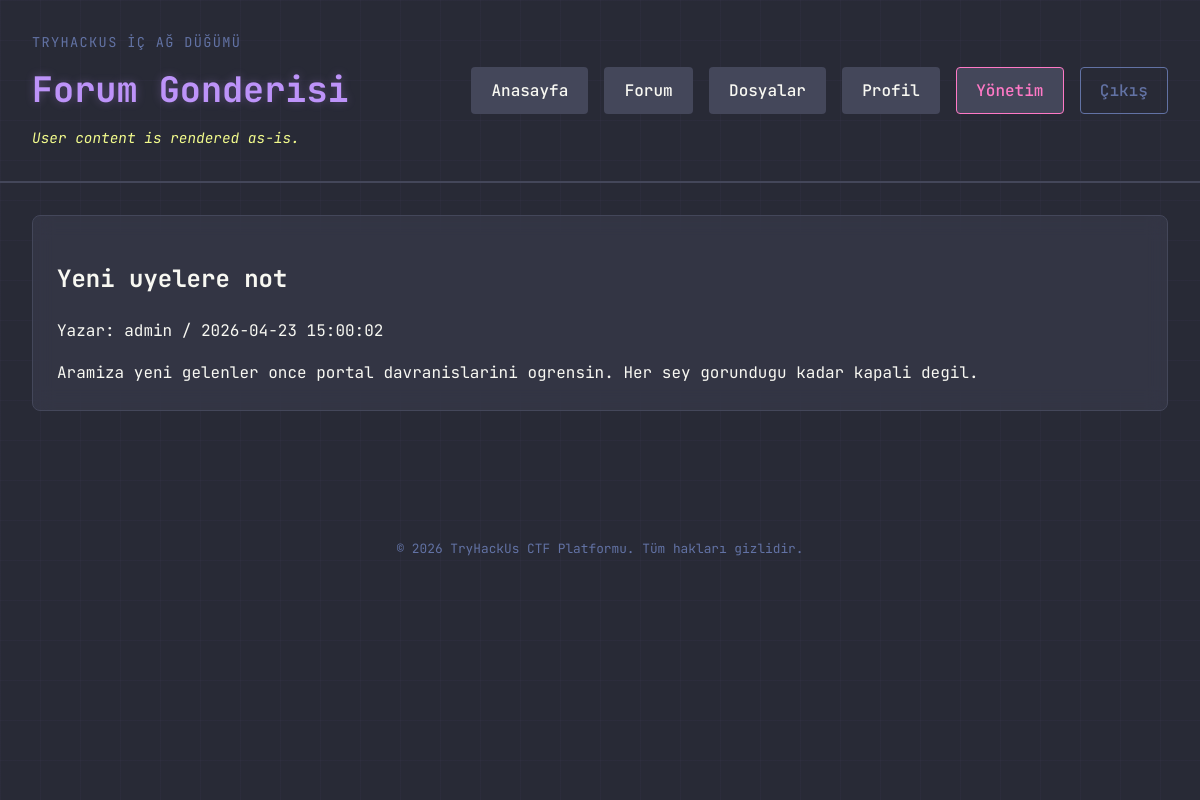
Screenshot of /forum_post.php?id=1 (signed in) with the database file from the repository.
### tables this page shows
CREATE TABLE posts (
  id INT AUTO_INCREMENT PRIMARY KEY,
  user_id INT,
  title VARCHAR(200),
  content TEXT,
  created_at TIMESTAMP DEFAULT CURRENT_TIMESTAMP
);

CREATE TABLE users (
  id INT AUTO_INCREMENT PRIMARY KEY,
  username VARCHAR(50) UNIQUE,
  password VARCHAR(255),
  email VARCHAR(100),
  role ENUM('member','moderator','admin') DEFAULT 'member',
  bio TEXT,
  token VARCHAR(255),
  created_at TIMESTAMP DEFAULT CURRENT_TIMESTAMP
);

### forum_post.php (the view, shortened to what this page needs)
<?php
require_once __DIR__ . '/includes/functions.php';
$id = (int) ($_GET['id'] ?? 0);
$stmt = $pdo->prepare('SELECT posts.*, users.username FROM posts LEFT JOIN users ON users.id = posts.user_id WHERE posts.id = ? LIMIT 1');
$stmt->execute([$id]);
$post = $stmt->fetch();
?>
<section class="content-band">
    <article class="panel">
        <?php if (!$post): ?>
            <div class="alert">Gonderi bulunamadi.</div>
        <?php else: ?>
            <h2><?= e($post['title']); ?></h2>
            <p class="muted">Yazar: <?= e($post['username']); ?> / <?= e($post['created_at']); ?></p>
            <div class="forum-body"><?= $post['content']; ?></div>
        <?php endif; ?>
    </article>
</section>

### static/css/style.css (style rules this page uses)
:root { --background: #282a36; --current-line: #44475a; --selection: #44475a; --foreground: #f8f8f2; --comment: #6272a4; --cyan: #8be9fd; --green: #50fa7b; --orange: #ffb86c; --pink: #ff79c6; --purple: #bd93f9; --red: #ff5555; --yellow: #f1fa8c; }
* { box-sizing: border-box; }
html, body { margin: 0; min-height: 100%; }
body { background: var(--background); color: var(--foreground); font-family: 'JetBrains Mono', 'Fira Code', 'Courier New', Courier, monospace; line-height: 1.6; }
.site-header, .page-shell, .content-band { position: relative; z-index: 1; }
.panel { background: rgba(68, 71, 90, 0.4); border: 1px solid var(--current-line); border-radius: 8px; padding: 1.5rem; backdrop-filter: blur(10px); transition: border-color 0.3s ease; }
.content-band { display: grid; gap: 2rem; margin-bottom: 2rem; }

### rows the page displays
posts: title "Yeni uyelere not", user.username "admin", created_at "2026-04-23 15:00:02", content "Aramiza yeni gelenler once portal davranislarini ogrensin. Her sey gorundugu kadar kapali degil."

### other values shown
$title "Forum Gonderisi"
$challengeHint "User content is rendered as-is."
